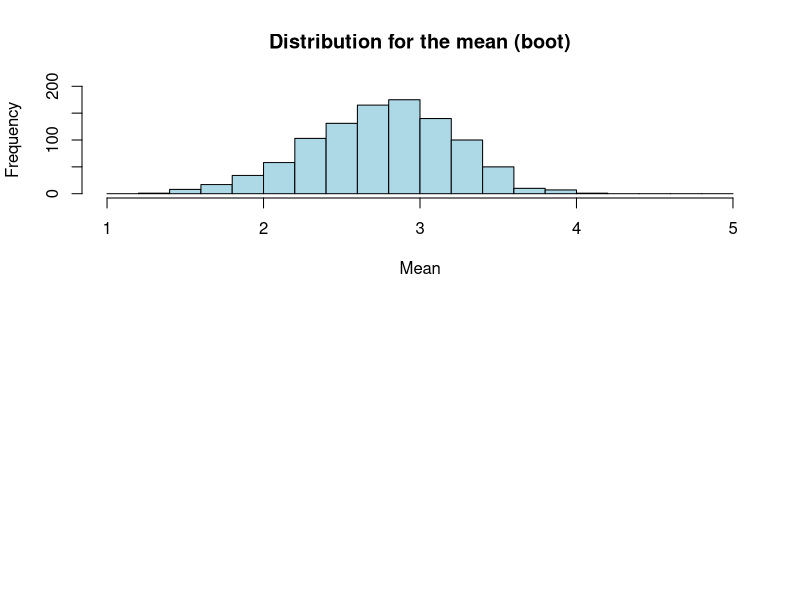

Reproduce this figure in R. (Note: this script raises an error after producing the figure.)
# Library that I use to apply the "pipe" operator. Only difference it makes
# is that the test functions look a lot "cleaner"
library(magrittr)

# Set a seed so that we are able to reproduce the results
set.seed(2022)

# The significance level we will use for both tests
alpha <- 0.05

# Subtask 1 ####

# Subtask 2 ####

iterations <- 1000
x <- c(2, 4, 0, 3, 5, 3, 1, 3, 4, 3)
n <- length(x)

## Non-parametric bootstrap ####
# Generate 1000 bootstrap samples
boot <- replicate(iterations, sample(x, n, replace = TRUE), simplify = FALSE)

# Comparing distributions with our sample
x %>% table
boot %>% unlist %>% table 

# Plot the distribution for the mean values from our bootstrap samples

# Histogram parameters is defined as
breakpoints <- seq(1, 5, by = 0.2)
ylimits <- c(0, 200)
xlimits <- c(1, 5)

# Which gives us the plot
par(mfrow = c(2, 1))
vapply(boot, FUN = mean, FUN.VALUE = double(1)) %>% 
  hist(x = ., 
       main = "Distribution for the mean (boot)", 
       col = "lightblue", 
       breaks = breakpoints,
       ylim = ylimits,
       xlim = xlimits,
       xlab = "Mean")
  
# Comparing means in our sample with the bootstrap samples
mean(x)
boot %>% unlist %>% mean

# Calculate the confidence interval on the bootstrap samples and our sample
t.test(x, conf.level = alpha)
t.test(unlist(boot), conf.level = alpha) # KI is a lot narrower for the bootstrap samples

## Parametric bootstrap ####

# We estimate theta with the sample mean
theta_hat <- mean(x)

# Generate a sample drawn from a Poisson distribution with our estimated
# theta as the parameter
sim <- replicate(iterations, rpois(n, lambda_hat), simplify = FALSE)

# Distribution for the means from simulations
vapply(sim, FUN = mean, FUN.VALUE = double(1)) %>% 
  hist(x = ., 
       main = "Distribution for the mean (sim)", 
       col = "lightgreen", 
       breaks = breakpoints,
       ylim = ylimits,
       xlim = xlimits,
       xlab = "Mean")

# Calculate the confidence interval on the simulated samples and our sample
t.test(x, conf.level = alpha)
t.test(unlist(sim), conf.level = alpha)
